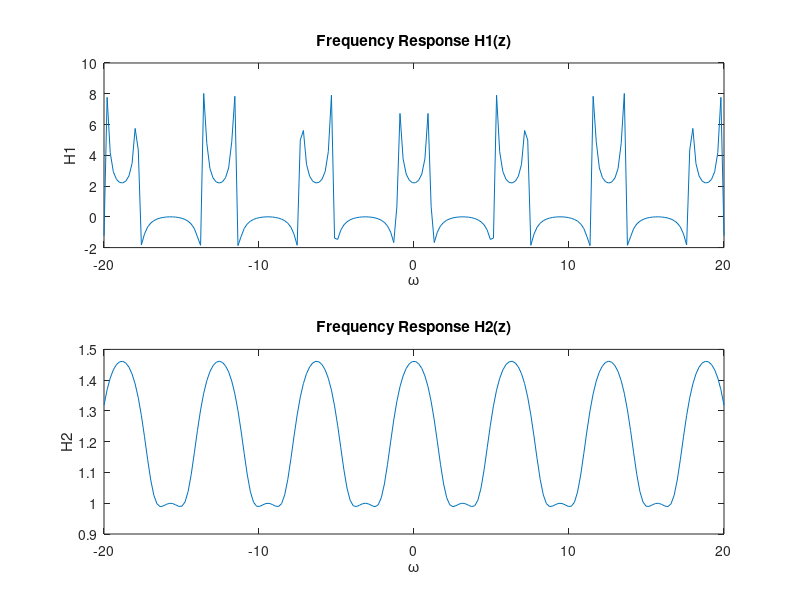

This chart was generated by the following MATLAB code:
w = linspace(-20,20,200);

% H1(z)
b1 = [1 1];
a1 = [1 -0.9 0.81];
H1 = freqz(b1,a1,w);

% H2(z)
b2 = [2 5 12];
a2 = [1 2 10];
H2 = freqz(b2,a2,w);

subplot(2,1,1);
plot(w,H1);
title('Frequency Response H1(z)');
xlabel('\omega'); ylabel('H1');

subplot(2,1,2);
plot(w,H2);
title('Frequency Response H2(z)');
xlabel('\omega'); ylabel('H2');
